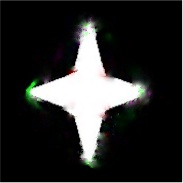
#> input picture Image Processing in OpenCV/Contours in OpenCV/More Functions/Bounding.jpg, 183 x 183 px
$ python matchShape.py   (older library calls are emulated)
#> lines starting #> are read from the running program, lines starting #| are printed output that depends on the picture; after the words box and inside, x2 and y2 are one past the last pixel; in counts of white or black regions, pixels touching at a corner belong together; long printed decimals are rounded
import cv2 as cv
import numpy as np

if __name__ == "__main__":

    img1 = cv.imread("Bounding.jpg", 0)
#> img1: shape (183, 183); min 0, max 255, mean 43.4
    img2 = cv.imread("bound.jpg", 0)
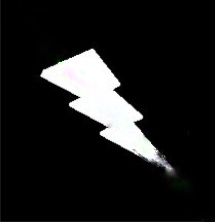
#> input picture Image Processing in OpenCV/Contours in OpenCV/More Functions/bound.jpg, 215 x 222 px
#> img2: shape (222, 215); min 0, max 255, mean 27.2

    ret1, thresh1 = cv.threshold(img1, 127, 255, 0)
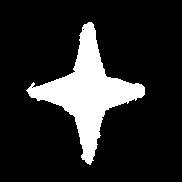
#> thresh1: shape (183, 183); 16.6% white; 2 white regions, box (x1, y1, x2, y2) and area: (26, 22, 145, 165) 5188, (0, 0, 183, 183) 365
    ret2, thresh2 = cv.threshold(img2, 127, 255, 0)
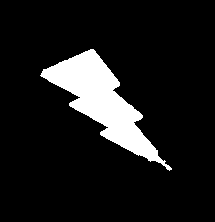
#> thresh2: shape (222, 215); 10.6% white; 1 white region

    iamge, contours, hierarchy = cv.findContours(thresh1, 2, 1)
#> contours = 4 contours, 3 with area under 20; largest, box (x1, y1, x2, y2) and area: (26, 22, 145, 165) 4982
    cnt1 = contours[0]
#> cnt1 = contour of 414 points, box (x1, y1, x2, y2) (26, 22, 145, 165), area 4982
    iamge, contours, hierarchy = cv.findContours(thresh2, 2, 1)
#> contours = 1 contour; box (x1, y1, x2, y2) and area: (40, 49, 172, 171) 4851
    cnt2 = contours[0]
#> cnt2 = contour of 368 points, box (x1, y1, x2, y2) (40, 49, 172, 171), area 4851

    ret = cv.matchShapes(cnt1, cnt2, 1, 0.0)
#> ret = 0.917
    print(ret)
#| 0.9172

    cv.imshow('img1', img1)
    cv.imshow('img2', img2)
    cv.waitKey(0)
    cv.destroyAllWindows()
